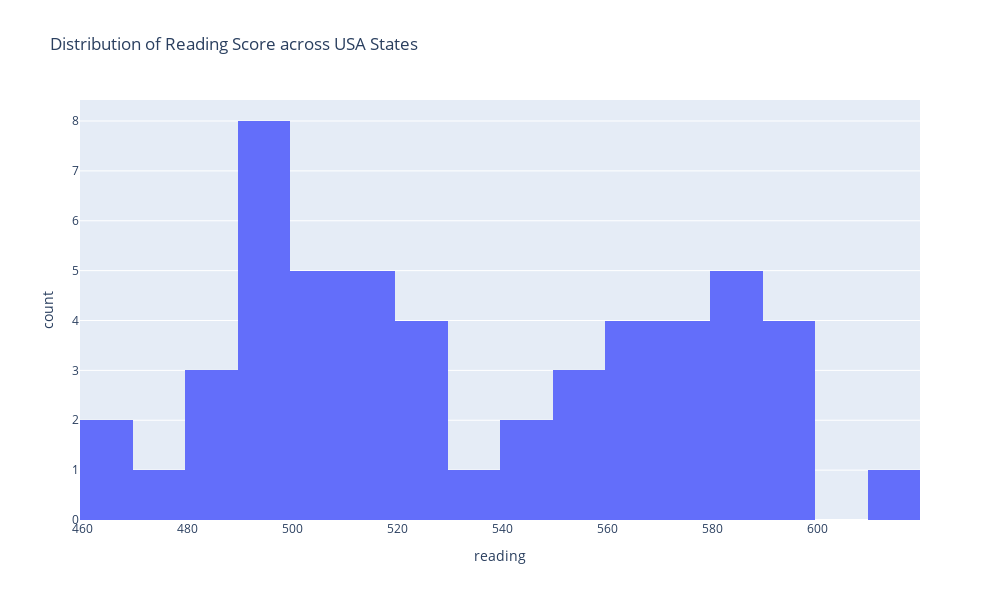

The code cell stored with this chart in its notebook:
### Code cell
# plot histogram

fig = px.histogram(data_frame=education,x='reading',nbins=20,title='Distribution of Reading Score across USA States',width=1000,height=600)
fig.show()

### Figure 1 — Plotly figure (JSON) as saved in the notebook; plotly's stock layout.template omitted (floating-point values rounded to 4 significant figures)
{"data": [{"alignmentgroup": "True", "bingroup": "x", "hovertemplate": "reading=%{x}<br>count=%{y}<extra></extra>", "legendgroup": "", "marker": {"color": "#636efa", "pattern": {"shape": ""}}, "name": "", "nbinsx": 20, "offsetgroup": "", "orientation": "v", "showlegend": false, "type": "histogram", "x": [501, 557, 520, 516, 572, 500, 568, 509, 495, 466, 497, 490, 479, 541, 588, 496, 610, 581, 573, 563, 468, 500, 514, 584, 595, 567, 595, 541, 587, 501, 523, 496, 553, 485, 495, 590, 537, 575, 523, 493, 498, 486, 589, 571, 486, 559, 518, 511, 524, 511, 594, 567], "xaxis": "x", "yaxis": "y"}], "layout": {"barmode": "relative", "height": 600, "legend": {"tracegroupgap": 0}, "title": {"text": "Distribution of Reading Score across USA States"}, "width": 1000, "xaxis": {"anchor": "y", "autorange": true, "domain": [0, 1], "range": [459.5, 619.5], "title": {"text": "reading"}, "type": "linear"}, "yaxis": {"anchor": "x", "autorange": true, "domain": [0, 1], "range": [0, 8.421], "title": {"text": "count"}}}}
